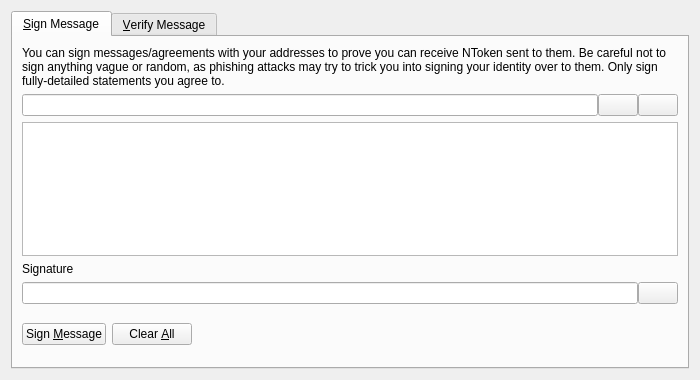
<?xml version="1.0" encoding="UTF-8"?>
<ui version="4.0">
 <class>SignVerifyMessageDialog</class>
 <widget class="QDialog" name="SignVerifyMessageDialog">
  <property name="geometry">
   <rect>
    <x>0</x>
    <y>0</y>
    <width>700</width>
    <height>380</height>
   </rect>
  </property>
  <property name="windowTitle">
   <string>Signatures - Sign / Verify a Message</string>
  </property>
  <property name="modal">
   <bool>true</bool>
  </property>
  <layout class="QVBoxLayout" name="verticalLayout">
   <item>
    <widget class="QTabWidget" name="tabWidget">
     <property name="currentIndex">
      <number>0</number>
     </property>
     <widget class="QWidget" name="tabSignMessage">
      <attribute name="title">
       <string>&amp;Sign Message</string>
      </attribute>
      <layout class="QVBoxLayout" name="verticalLayout_SM">
       <item>
        <widget class="QLabel" name="infoLabel_SM">
         <property name="text">
          <string>You can sign messages/agreements with your addresses to prove you can receive NToken sent to them. Be careful not to sign anything vague or random, as phishing attacks may try to trick you into signing your identity over to them. Only sign fully-detailed statements you agree to.</string>
         </property>
         <property name="textFormat">
          <enum>Qt::PlainText</enum>
         </property>
         <property name="wordWrap">
          <bool>true</bool>
         </property>
        </widget>
       </item>
       <item>
        <layout class="QHBoxLayout" name="horizontalLayout_1_SM">
         <property name="spacing">
          <number>0</number>
         </property>
         <item>
          <widget class="QValidatedLineEdit" name="addressIn_SM">
           <property name="toolTip">
            <string>The NToken address to sign the message with</string>
           </property>
          </widget>
         </item>
         <item>
          <widget class="QPushButton" name="addressBookButton_SM">
           <property name="toolTip">
            <string>Choose previously used address</string>
           </property>
           <property name="text">
            <string/>
           </property>
           <property name="shortcut">
            <string>Alt+A</string>
           </property>
           <property name="autoDefault">
            <bool>false</bool>
           </property>
          </widget>
         </item>
         <item>
          <widget class="QPushButton" name="pasteButton_SM">
           <property name="toolTip">
            <string>Paste address from clipboard</string>
           </property>
           <property name="text">
            <string/>
           </property>
           <property name="shortcut">
            <string>Alt+P</string>
           </property>
           <property name="autoDefault">
            <bool>false</bool>
           </property>
          </widget>
         </item>
        </layout>
       </item>
       <item>
        <widget class="QPlainTextEdit" name="messageIn_SM">
         <property name="toolTip">
          <string>Enter the message you want to sign here</string>
         </property>
        </widget>
       </item>
       <item>
        <widget class="QLabel" name="signatureLabel_SM">
         <property name="text">
          <string>Signature</string>
         </property>
         <property name="textFormat">
          <enum>Qt::PlainText</enum>
         </property>
        </widget>
       </item>
       <item>
        <layout class="QHBoxLayout" name="horizontalLayout_2_SM">
         <property name="spacing">
          <number>0</number>
         </property>
         <item>
          <widget class="QLineEdit" name="signatureOut_SM">
           <property name="font">
            <font>
             <italic>true</italic>
            </font>
           </property>
           <property name="readOnly">
            <bool>true</bool>
           </property>
          </widget>
         </item>
         <item>
          <widget class="QPushButton" name="copySignatureButton_SM">
           <property name="toolTip">
            <string>Copy the current signature to the system clipboard</string>
           </property>
           <property name="text">
            <string/>
           </property>
           <property name="autoDefault">
            <bool>false</bool>
           </property>
          </widget>
         </item>
        </layout>
       </item>
       <item>
        <layout class="QHBoxLayout" name="horizontalLayout_3_SM">
         <item>
          <widget class="QPushButton" name="signMessageButton_SM">
           <property name="toolTip">
            <string>Sign the message to prove you own this NToken address</string>
           </property>
           <property name="text">
            <string>Sign &amp;Message</string>
           </property>
           <property name="autoDefault">
            <bool>false</bool>
           </property>
          </widget>
         </item>
         <item>
          <widget class="QPushButton" name="clearButton_SM">
           <property name="toolTip">
            <string>Reset all sign message fields</string>
           </property>
           <property name="text">
            <string>Clear &amp;All</string>
           </property>
           <property name="autoDefault">
            <bool>false</bool>
           </property>
          </widget>
         </item>
         <item>
          <spacer name="horizontalSpacer_1_SM">
           <property name="orientation">
            <enum>Qt::Horizontal</enum>
           </property>
           <property name="sizeHint" stdset="0">
            <size>
             <width>40</width>
             <height>48</height>
            </size>
           </property>
          </spacer>
         </item>
         <item>
          <widget class="QLabel" name="statusLabel_SM">
           <property name="font">
            <font>
             <weight>75</weight>
             <bold>true</bold>
            </font>
           </property>
           <property name="text">
            <string/>
           </property>
           <property name="wordWrap">
            <bool>true</bool>
           </property>
          </widget>
         </item>
         <item>
          <spacer name="horizontalSpacer_2_SM">
           <property name="orientation">
            <enum>Qt::Horizontal</enum>
           </property>
           <property name="sizeHint" stdset="0">
            <size>
             <width>40</width>
             <height>48</height>
            </size>
           </property>
          </spacer>
         </item>
        </layout>
       </item>
      </layout>
     </widget>
     <widget class="QWidget" name="tabVerifyMessage">
      <attribute name="title">
       <string>&amp;Verify Message</string>
      </attribute>
      <layout class="QVBoxLayout" name="verticalLayout_VM">
       <item>
        <widget class="QLabel" name="infoLabel_VM">
         <property name="text">
          <string>Enter the receiver's address, message (ensure you copy line breaks, spaces, tabs, etc. exactly) and signature below to verify the message. Be careful not to read more into the signature than what is in the signed message itself, to avoid being tricked by a man-in-the-middle attack. Note that this only proves the signing party receives with the address, it cannot prove sendership of any transaction!</string>
         </property>
         <property name="textFormat">
          <enum>Qt::PlainText</enum>
         </property>
         <property name="alignment">
          <set>Qt::AlignLeading|Qt::AlignLeft|Qt::AlignTop</set>
         </property>
         <property name="wordWrap">
          <bool>true</bool>
         </property>
        </widget>
       </item>
       <item>
        <layout class="QHBoxLayout" name="horizontalLayout_1_VM">
         <property name="spacing">
          <number>0</number>
         </property>
         <item>
          <widget class="QValidatedLineEdit" name="addressIn_VM">
           <property name="toolTip">
            <string>The NToken address the message was signed with</string>
           </property>
          </widget>
         </item>
         <item>
          <widget class="QPushButton" name="addressBookButton_VM">
           <property name="toolTip">
            <string>Choose previously used address</string>
           </property>
           <property name="text">
            <string/>
           </property>
           <property name="shortcut">
            <string>Alt+A</string>
           </property>
           <property name="autoDefault">
            <bool>false</bool>
           </property>
          </widget>
         </item>
        </layout>
       </item>
       <item>
        <widget class="QPlainTextEdit" name="messageIn_VM"/>
       </item>
       <item>
        <widget class="QValidatedLineEdit" name="signatureIn_VM"/>
       </item>
       <item>
        <layout class="QHBoxLayout" name="horizontalLayout_2_VM">
         <item>
          <widget class="QPushButton" name="verifyMessageButton_VM">
           <property name="toolTip">
            <string>Verify the message to ensure it was signed with the specified NToken address</string>
           </property>
           <property name="text">
            <string>Verify &amp;Message</string>
           </property>
           <property name="autoDefault">
            <bool>false</bool>
           </property>
          </widget>
         </item>
         <item>
          <widget class="QPushButton" name="clearButton_VM">
           <property name="toolTip">
            <string>Reset all verify message fields</string>
           </property>
           <property name="text">
            <string>Clear &amp;All</string>
           </property>
           <property name="autoDefault">
            <bool>false</bool>
           </property>
          </widget>
         </item>
         <item>
          <spacer name="horizontalSpacer_1_VM">
           <property name="orientation">
            <enum>Qt::Horizontal</enum>
           </property>
           <property name="sizeHint" stdset="0">
            <size>
             <width>40</width>
             <height>48</height>
            </size>
           </property>
          </spacer>
         </item>
         <item>
          <widget class="QLabel" name="statusLabel_VM">
           <property name="font">
            <font>
             <weight>75</weight>
             <bold>true</bold>
            </font>
           </property>
           <property name="text">
            <string/>
           </property>
           <property name="wordWrap">
            <bool>true</bool>
           </property>
          </widget>
         </item>
         <item>
          <spacer name="horizontalSpacer_2_VM">
           <property name="orientation">
            <enum>Qt::Horizontal</enum>
           </property>
           <property name="sizeHint" stdset="0">
            <size>
             <width>40</width>
             <height>48</height>
            </size>
           </property>
          </spacer>
         </item>
        </layout>
       </item>
      </layout>
     </widget>
    </widget>
   </item>
  </layout>
 </widget>
 <customwidgets>
  <customwidget>
   <class>QValidatedLineEdit</class>
   <extends>QLineEdit</extends>
   <header>qvalidatedlineedit.h</header>
  </customwidget>
 </customwidgets>
 <resources>
  <include location="../ntoken.qrc"/>
 </resources>
 <connections/>
</ui>
